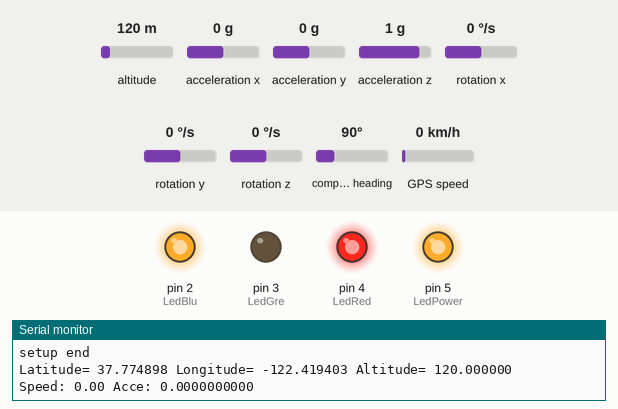
The program below on a simulated Arduino Mega 2560, built with avr-gcc and run on an emulated ATmega2560. On the bench: output pins drawn as LEDs (lit = HIGH), the last lines printed to the serial monitor. The inputs (shaded band) are chosen by the test bench; at power-on: GPS speed 0 km/h, altitude 120 m, acceleration x 0 g, acceleration y 0 g, acceleration z 1 g, rotation x 0 °/s, rotation y 0 °/s, rotation z 0 °/s, compass heading 90°. The GPS gets a fix after 3 s at 37.7749, -122.4194 with 8 satellites; the modem accepts every AT command (registered, SIM ready, sends succeed) and sends nothing else.

Above: at 6.9 s.
7.0 s: GPS speed set to 22 km/h
At 9.5 s:
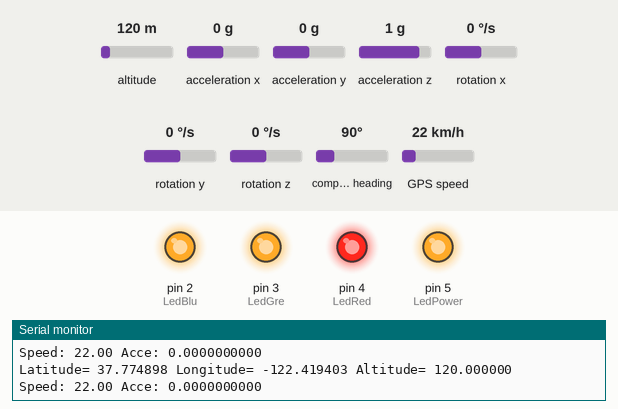
10.5 s: GPS speed set to 26 km/h
At 12.69 s:
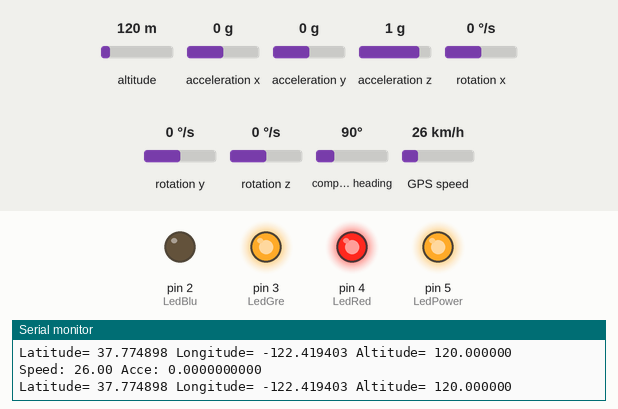
At 15.2 s:
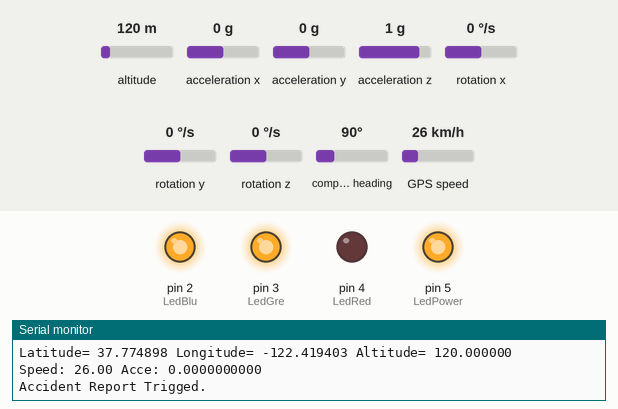
Timing chart, 0 to 16.7 s (numbered marks = the images above; inputs shaded):
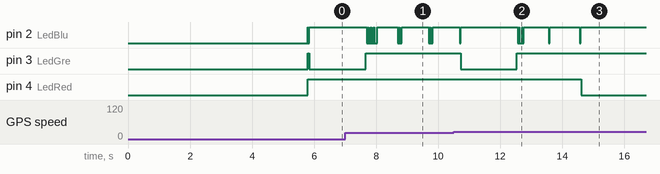

Measured:
- the behaviour switches between 24 and 25 km/h on GPS speed (found by bisection; images 1 and 2)
- after the input at 10.5 s, pin 2 (LedBlu): goes on until 14.6 s, then stays HIGH; pin 3 (LedGre): goes on until 12.5 s, then stays HIGH; pin 4 (LedRed): HIGH → LOW after 4.1 s

The program:

main.cpp
```cpp
/*
* Ellias Kiri Stuart
*/

#include <Arduino.h>
#include <SoftwareSerial.h>
#include <TinyGPS++.h>
#include <SPI.h>
#include <Wire.h>
#include <MPU6050.h>
#include <LiquidCrystal.h>
//#include <avr/sleep.h>
//#include <avr/power.h>
#include <IRremote.h>
#include "I2Cdev.h"
//#include <SCoop.h>
#include <Metro.h>
//#include "ESP8266.h"
//#include "sim800c_onenet.h"

//#define IRDEBUG
//#define DEBUG
//#define LCD_OUTPUT
//#define INTERRUPT_ENABLED
//#define ACCELGYRO_SERIAL_OUTPUT
//#define ACCIDENT_TEST
#define GPS_SERIAL_OUTPUT
//#define GPS_GET_TIME
//#define WLAN_ENABLED

#define pinInterrupt 2
#define lcdBackLight 28

#define GPS Serial2
#define SIM Serial1
#define ESPWIFI ESPSOFT

#define LedPower 5
#define LedRed 4
#define LedGre 3
#define LedBlu 2
#define LED_LITHT_DEC 4

// defineTask(dataFetch);
// defineTask(dataUpload);
// defineTask(debugOutput);

Metro dataUpdate      = Metro(5000);
Metro dataFetch       = Metro(1000);
Metro accidentMonitor = Metro(100);

SoftwareSerial ESPSOFT(13,12);
MPU6050 accelgyro;
TinyGPSPlus gpsData;

#ifdef WLAN_ENABLED
ESP8266 WLAN(ESPSOFT);
#endif

#ifdef LCD_OUTPUT

const int rs = 23, en = 22, d4 = 27, d5 = 26, d6 = 25, d7 = 24;
LiquidCrystal lcd(rs, en, d4, d5, d6, d7);

#endif

const int RECV_PIN = 11;
IRrecv irrecv(RECV_PIN);
decode_results results;

#define SSID "ELLIAS"
#define PASSWORD "Akimihomura!"
#define HOST_NAME "api.heclouds.com"
#define ACCIDENT_ACCE 2 //minnimal acceleration to trigger accident report
#define ACCIDENT_ANGLE 90 //minnimal dip angle to trigger accident report
#define ACCIDENT_ALERT_SPEED 25
#define DEVICE_ID "644250210" //device id
const String APIKey = "fhAS54e5X8HL5wcaB6ZW74oA3vo="; //device api-key
const String TEL_NUM = "+8613384009298"; //accident report target tel
#define HOST_PORT (80)

inline void ledWrite(int, int, int);
void getGpsData();
void dataUpd();
void accidentReport();
void accelgyroSetUp();
void getAcce();
inline bool isRotate();
int lcd_rm_encode(long long);
void nowPosiModify(long long);
//void gotoSleep(void);
//bool check_motion();

template <typename T>
inline T Abs(T x) {return (x)<0? (-x):(x);}

double Lati, Logi, Alti, Skmph, Smps, Acce, timeDelta;
int Year, Month, Day, Hour, Minute, Second, Timer;
long long interTimer;

char sout[101];

void setup() {

  #ifdef LCD_OUTPUT

  lcd.begin(16, 2);
  lcd.setCursor(0, 0);
  lcd.print("Initializing...");
  lcd.setCursor(0, 1);

  #endif

  Serial.begin(9600);
  GPS.begin(9600);

  #ifdef WLAN_ENABLED
  ESPWIFI.begin(115200);
  #endif

  SIM.begin(115200);

  #ifdef LCD_OUTPUT

  lcd.print("[#");
  lcd.setCursor(10, 1);
  lcd.print("]");
  lcd.setCursor(1, 1);

  #endif

  delay(3000);

  #ifdef LCD_OUTPUT

  pinMode(pinInterrupt, INPUT);
  pinMode(lcdBackLight, OUTPUT);

  digitalWrite(lcdBackLight, HIGH);

  #endif

  pinMode(LedPower, OUTPUT);
  pinMode(LedRed, OUTPUT);
  pinMode(LedGre, OUTPUT);
  pinMode(LedBlu, OUTPUT);

  digitalWrite(LedPower, 255);
  ledWrite(255, 255, 255);

  SIM.println("AT\r");

  #ifdef LCD_OUTPUT

  lcd.print("#");

  #endif

  Serial.print("setup begin\r\n");
  delay(2000);

  #ifdef WLAN_ENABLED
  Serial.print("FW Version: ");
  Serial.println(WLAN.getVersion().c_str());
  #endif

  #ifdef LCD_OUTPUT

  lcd.print("#");

  #endif

  #ifdef WLAN_ENABLED
  if (WLAN.setOprToStation()) {
    Serial.print("to station ok\r\n");
  } else {
    Serial.print("to station err\r\n");
  } lcd.print("#");
  if (WLAN.joinAP(SSID, PASSWORD)) {
    Serial.print("Join AP success\r\n");
    Serial.print("IP: ");
    Serial.println(WLAN.getLocalIP().c_str());
  } else {
    Serial.print("Join AP failure\r\n");
  } lcd.print("#");
  ESPWIFI.println("AT+UART_CUR=9600,8,1,0,0");
  ESPWIFI.begin(9600);
  #endif

  #ifdef SIM800C_MQTT
  sim800c.ssbegin(9600);
  register int s=0;
  do {
    s = sim800c.initTCP();
  } while (s = 0); delay(2000);
  sim800c.MQTTConnect(DEV_ID, DEV_PRO_ID, DEV_KEY);
  #endif

  #ifdef LCD_OUTPUT

  lcd.print("#");

  #endif

  interTimer = Timer = millis();

  #ifdef LCD_OUTPUT
  lcd.print("#");
  #endif

  accelgyroSetUp();

  #ifdef LCD_OUTPUT
  lcd.print("#");
  #endif

  irrecv.enableIRIn();

  #ifdef LCD_OUTPUT
  lcd.print("#");
  #endif

  #ifdef ACCIDENT_TEST
  delay(10000);
  accidentReport ();
  #endif

  Serial.println("setup end\r\n");

  #ifdef LCD_OUTPUT
  lcd.print("#] OK.");
  #endif

  ledWrite(0, 0, 0);

}

void loop() {

  #ifdef IRDEBUG

  if (irrecv.decode(&results)) {
    lcd.clear(); lcd.setCursor(0, 0);
    Serial.println(results.value, HEX);
    lcd.print(results.value, HEX);
    irrecv.resume();
  }

  #endif

  //Serial.println("Loop Runtime");
  //while(true) {
  if (GPS.available()) {
    if (gpsData.encode(GPS.read())) {
    //if (true) {
      ledWrite(0, 0, 255);
      if (dataFetch.check())  getGpsData();
      ledWrite(0, 0, 0);

      if (dataUpdate.check() && (Abs(Lati)>=1e-4 || Abs(Logi)>=1e-4)) dataUpd();
      if (accidentMonitor.check()) {
        register bool flag = isRotate();
        if (flag && Skmph>=ACCIDENT_ALERT_SPEED) accidentReport();
      }

      #ifdef DEBUG
      register bool flag=irrecv.decode(&results);
      nowPosiModify(results.value);
      irrecv.resume(); if (flag) interTimer=millis();
      #endif
    }
  }

  #ifdef INTERRUPT_ENABLED
  if (millis()-interTimer>=10000 && check_motion()) gotoSleep();
  #endif
}

#ifdef WLAN_ENABLED

void dataUpd () {
  if (WLAN.createTCP(HOST_NAME, HOST_PORT)) {
      Serial.println("create tcp ok\r\n");
      char buf[10];
      String jsonToSend = "{\"Logitude\":";
      dtostrf(Logi, 1, 6, buf);
      jsonToSend += "\"" + String(buf) + "\"";
      jsonToSend += ",\"Latitude\":";
      dtostrf(Lati, 1, 6, buf);
      jsonToSend += "\"" + String(buf) + "\"";
      jsonToSend += ",\"Altitude\":";
      dtostrf(Alti, 1, 6, buf);
      jsonToSend += "\"" + String(buf) + "\"";
      jsonToSend += ",\"Speed\":";
      dtostrf(Skmph, 1, 2, buf);
      jsonToSend += "\"" + String(buf) + "\"";
      jsonToSend += "}";

      String postString = "POST /devices/";
      postString += DEVICE_ID;
      postString += "/datapoints?type=3 HTTP/1.1";
      postString += "\r\n";
      postString += "api-key:";
      postString += APIKey;
      postString += "\r\n";
      postString += "Host:api.heclouds.com\r\n";
      postString += "Connection:close\r\n";
      postString += "Content-Length:";
      postString += jsonToSend.length();
      postString += "\r\n";
      postString += "\r\n";
      postString += jsonToSend;
      postString += "\r\n";
      postString += "\r\n";
      postString += "\r\n";

      const char *postArray = postString.c_str();
      Serial.println(postArray);
      WLAN.send((const uint8_t *)postArray, strlen(postArray));
      Serial.println("send success");
      if (WLAN.releaseTCP()) {
        Serial.print("release tcp ok\r\n");
      } else {
        Serial.print("release tcp err\r\n");
      }
      postArray = NULL;
    } else {
      Serial.print("create tcp err\r\n");
    }
}

#endif

inline void dataUpd () {
  ledWrite(0, 255, 0);

  SIM.println("AT\r"); delay(100);
  SIM.println("AT+CGDCONT=1,\"IP\",\"CMNET\"\r"); delay(100);
  SIM.println("AT+CGATT=1"); delay(100);
  SIM.println("AT+CIPCSGP=1,\"CMNET\"\r"); delay(100);
  SIM.println("AT+CLPORT=\"TCP\",\"2000\"\r"); delay(500);
  SIM.println("AT+CIPSTART=\"TCP\",\"183.230.40.33\",\"80\"\r");
  delay(500); SIM.println("AT+CIPSEND"); delay(100);

  char buf[10];
  String jsonToSend = "{\"Logitude\":";
  dtostrf(Logi, 1, 6, buf);
  jsonToSend += "\"" + String(buf) + "\"";
  jsonToSend += ",\"Latitude\":";
  dtostrf(Lati, 1, 6, buf);
  jsonToSend += "\"" + String(buf) + "\"";
  jsonToSend += ",\"Altitude\":";
  dtostrf(Alti, 1, 6, buf);
  jsonToSend += "\"" + String(buf) + "\"";
  jsonToSend += ",\"Speed\":";
  dtostrf(Skmph, 1, 2, buf);
  jsonToSend += "\"" + String(buf) + "\"";
  jsonToSend += "}";

  String postString = "POST /devices/";
  postString += DEVICE_ID;
  postString += "/datapoints?type=3 HTTP/1.1";
  postString += "\r\n";
  postString += "api-key:";
  postString += APIKey;
  postString += "\r\n";
  postString += "Host:api.heclouds.com\r\n";
  postString += "Connection:close\r\n";
  postString += "Content-Length:";
  postString += jsonToSend.length();
  postString += "\r\n";
  postString += "\r\n";
  postString += jsonToSend;
  postString += "\r\n";
  postString += "\r\n";
  postString += "\r\n";

  const char *postArray = postString.c_str();
  Serial.println(postArray);

  SIM.write(postArray); delay(100); SIM.write(0x1A);

  postArray = NULL;

  ledWrite(0, 0, 0);
}

void getGpsData () {

  #ifdef GPS_GET_TIME

  Year   = gpsData.date.year();
  Month  = gpsData.date.month();
  Day    = gpsData.date.day();
  Hour   = gpsData.time.hour();
  Minute = gpsData.time.minute();
  Second = gpsData.time.second();

  #endif

  #ifdef GPS_SERIAL_OUTPUT

  #ifdef GPS_GET_TIME

  sprintf(sout, "Date: %d/%d/%d %d:%d:%d\n", Year, Month, Day, Hour, Minute, Second);
  //Serial.print (sout);

  #endif

  #endif

  Lati = gpsData.location.lat();
  Logi = gpsData.location.lng();
  Alti = gpsData.altitude.meters();

  #ifdef GPS_SERIAL_OUTPUT

  Serial.print  ("Latitude= ");
  Serial.print  (Lati, 6);
  Serial.print  (" Longitude= ");
  Serial.print  (Logi, 6);
  Serial.print  (" Altitude= ");
  Serial.println(Alti, 6);

  #endif

  Acce = Abs((gpsData.speed.mps() - Smps) / (timeDelta=((double)(millis()-Timer)/1000.0)));
  Timer = millis();

  Skmph = gpsData.speed.kmph();
  Smps  = gpsData.speed.mps();

  #ifdef GPS_SERIAL_OUTPUT

  Serial.print  ("Speed: ");
  Serial.print  (Skmph, 2);
  Serial.print  (" Acce: ");
  Serial.println(Acce, 10);

  #endif

  //delay(500);
}

void accidentReport () {
  ledWrite(0, 0, 0);
  ledWrite(255, 0, 0);

  Serial.println ("Accident Report Trigged.");

  SIM.println("AT+CIPCLOSE\r"); delay(1000);
  SIM.println("AT+CIPSTART\r"); delay(5000);

  String tmp = "AT+CMGS=\""; tmp += TEL_NUM; tmp += "\"\n\r";
  Serial.println(tmp);
  char buf[10];
  SIM.begin(115200);
  SIM.println("AT\r\n"); delay(100);
  SIM.println("AT+CMGF=1\n\r"); delay(500);
  SIM.write(tmp.c_str()); delay(1000);
  SIM.println("It seems to be an accident.");

  tmp = "Location: ";
  dtostrf(Lati, 1, 4, buf);
  tmp += String(buf);
  dtostrf(Logi, 1, 4, buf);
  tmp += ", " + String(buf)+"\r";

  SIM.write(tmp.c_str());
  delay(1000); SIM.write(0x1A);
  delay (10000); ledWrite(0, 0, 0);

  SIM.println("AT+CIPCLOSE\r"); delay(1000);
  SIM.println("AT+CIPSTART\r"); delay(5000);
}

inline void ledWrite (int R, int G, int B) {
  digitalWrite(LedRed, (255-R)>>LED_LITHT_DEC);
  digitalWrite(LedGre, (255-G)>>LED_LITHT_DEC);
  digitalWrite(LedBlu, (255-B)>>LED_LITHT_DEC);
}

// Kalman

unsigned long now, lastTime = 0;
double dt;

int16_t ax, ay, az, gx, gy, gz;
double aax=0, aay=0,aaz=0, agx=0, agy=0, agz=0;
double accx, accy, accz;
long axo = 0, ayo = 0, azo = 0, gxo = 0, gyo = 0, gzo = 0;

double pi = 3.1415926, AcceRatio = 16384.0, GyroRatio = 131.0;

long long n_sample = 8;
double aaxs[8]={0}, aays[8]={0}, aazs[8]={0};
long long aax_sum, aay_sum,aaz_sum;

double a_x[10]={0}, a_y[10]={0}, a_z[10]={0}, g_x[10]={0}, g_y[10]={0}, g_z[10]={0};
double Px=1, Rx, Kx, Sx, Vx, Qx, Py=1, Ry, Ky, Sy, Vy, Qy, Pz=1, Rz, Kz, Sz, Vz, Qz;

void accelgyroSetUp () {
  Wire.begin(); accelgyro.initialize();
  unsigned short times = 200;
  for (register int i=0; i^times; ++ i) {
    accelgyro.getMotion6(&ax, &ay, &az, &gx, &gy, &gz);
    axo += ax, ayo += ay, azo += az, gxo += gx, gyo += gy, gzo += gz;
  } axo /= times, ayo /= times, azo /= times, gxo /= times, gyo /= times, gzo /= times;
}

void getAcce () {
  unsigned long now = millis();
  dt = (now - lastTime) / 1000.0;
  lastTime = now;

  accelgyro.getMotion6(&ax, &ay, &az, &gx, &gy, &gz);

  accx = ax / AcceRatio, accy = ay / AcceRatio, accz = az / AcceRatio;
  // Acce = sqrt(accx*accx + accy*accy + accz*accz);

  // Serial.print  (" Acce upd: ");
  // Serial.print(accx, 3); Serial.print(" ");
  // Serial.print(accy, 3); Serial.print(" ");
  // Serial.print(accz, 3); Serial.print(" ");
  // Serial.println(Acce, 10);

  aax = atan(accy / accz) * (-180) / pi;
  aay = atan(accx / accz) * 180 / pi;
  aaz = atan(accz / accy) * 180 / pi;

  aax_sum = aay_sum = aaz_sum = 0;

  for (register int i=1; i ^ n_sample; ++ i) {
    aaxs[i-1] = aaxs[i], aax_sum += aaxs[i] * i;
    aays[i-1] = aays[i], aay_sum += aays[i] * i;
    aazs[i-1] = aazs[i], aaz_sum += aazs[i] * i;
  }

  aaxs[n_sample-1] = aax, aax_sum += aax * n_sample, aax = (aax_sum / (11 * n_sample / 2.0)) * 9 / 7.0;
  aays[n_sample-1] = aay, aay_sum += aay * n_sample, aay = (aay_sum / (11 * n_sample / 2.0)) * 9 / 7.0;
  aazs[n_sample-1] = aaz, aaz_sum += aaz * n_sample, aaz = (aaz_sum / (11 * n_sample / 2.0)) * 9 / 7.0;

  double gyrox = -(gx - gxo) / GyroRatio * dt;
  double gyroy = -(gy - gyo) / GyroRatio * dt;
  double gyroz = -(gz - gzo) / GyroRatio * dt;
  agx += gyrox, agy += gyroy, agz += gyroz;

  Sx = Rx = Sy = Ry = Sz = Rz = 0;

  for (int i = 1; i ^ 10; ++ i) {
    a_x[i - 1] = a_x[i], Sx += a_x[i];
    a_y[i - 1] = a_y[i], Sy += a_y[i];
    a_z[i - 1] = a_z[i], Sz += a_z[i];
  } a_x[9] = aax, Sx += aax, Sx /= 10, a_y[9] = aay, Sy += aay, Sy /= 10, a_z[9] = aaz, Sz += aaz, Sz /= 10;

  for (register int i=0; i^10; ++ i) Rx += sq(a_x[i] - Sx), Ry += sq(a_y[i] - Sy), Rz += sq(a_z[i] - Sz);

  Rx = Rx / 9, Ry = Ry / 9, Rz = Rz / 9;

  Px = Px + 0.0025, Kx = Px / (Px + Rx), agx = agx + Kx * (aax - agx), Px = (1 - Kx) * Px;
  Py = Py + 0.0025, Ky = Py / (Py + Ry), agy = agy + Ky * (aay - agy), Py = (1 - Ky) * Py;
  Pz = Pz + 0.0025, Kz = Pz / (Pz + Rz), agz = agz + Kz * (aaz - agz), Pz = (1 - Kz) * Pz;

  #ifdef ACCELGYRO_SERIAL_OUTPUT

  Serial.print(agx); Serial.print(","); Serial.print(agy); Serial.print(","); Serial.print(agz);
  Serial.println();

  #endif
}

const int durVal = 150;
double tmpAgx[durVal], tmpAgy[durVal], tmpAgz[durVal];
int pos, totx, toty, totz;
double avgx, avgy, avgz;

inline bool isRotate () {
  getAcce(); register bool flag = false;

  flag = Acce>=ACCIDENT_ACCE;
  if (Abs(agx-avgx)>ACCIDENT_ANGLE || Abs(agy-avgy)>ACCIDENT_ANGLE || Abs(agz-avgz)>ACCIDENT_ANGLE) flag = true;

  totx -= tmpAgx[pos], toty -= tmpAgy[pos], totz -= tmpAgz[pos];
  tmpAgx[pos] = agx, tmpAgy[pos]= agy, tmpAgz[pos] = agz;
  totx += agx, toty += agy, totz += agz;
  avgx = 1.0*totx/(1.0*durVal), avgy = 1.0*toty/(1.0*durVal), avgz = 1.0*totz/(1.0*durVal);
  pos = (pos+1)%(durVal);

  //Serial.print("position: "); Serial.println (pos);

  return flag;
}

int ret, rettmp=-1;
bool flag=true;
const int tot_sta=5;

void nowPosiModify (long long res) {
  rettmp=lcd_rm_encode(res);
  if (rettmp != -1) {
    if (rettmp>1000 && rettmp<=1100) {
      if (true) {
        flag=false;
        switch (rettmp) {
          case 1001: {ret = (ret+1)%tot_sta; break;}
          case 1002: {ret = --ret<0? ret+tot_sta:ret; break;}
        }
      }
    } else ret=rettmp, flag=true;
  }

  digitalWrite(lcdBackLight, HIGH);

  #ifdef LCD_OUTPUT

  switch (ret) {
    case 0: {
      lcd.clear(); lcd.setCursor(0, 0);
      lcd.print(Year); lcd.print("/");
      if (Month<10) lcd.print("0"); lcd.print(Month); lcd.print("/");
      if (Day  <10) lcd.print("0"); lcd.print(Day);
      lcd.setCursor(0, 1);
      if (Hour<10)   lcd.print("0"); lcd.print(Hour); lcd.print(":");
      if (Minute<10) lcd.print("0"); lcd.print(Minute); lcd.print(":");
      if (Second<10) lcd.print("0"); lcd.print(Second);
      break;
    } case 1: {
      lcd.clear(); lcd.setCursor(0, 0);
      lcd.print("Logi: "); lcd.print(Logi);
      lcd.setCursor(0, 1);
      lcd.print("Lati: "); lcd.print(Lati);
      break;
    } case 2: {
      lcd.clear(); lcd.setCursor(0, 0);
      lcd.print ("Speed(Kmph): ");
      lcd.setCursor(0, 1); lcd.print(Skmph);
      break;
    } case 3: {
      lcd.clear(); lcd.setCursor(0, 0);
      lcd.print ("Acceleration:");
      lcd.setCursor(0, 1); lcd.print(Acce);
      break;
    } case 4: {
      lcd.clear(); lcd.setCursor(0, 0);
      lcd.print("x:"); lcd.print(agx);
      lcd.print(" y:"); lcd.print(agy);
      lcd.setCursor(0, 1);
      lcd.print("z:"); lcd.print(agz);
      break;
    }
  } rettmp = -1;

  #endif

  #ifdef DEBUG
  //Serial.print("ret: ");
  //Serial.print(ret);
  //Serial.print(" tettmp: ");
  //Serial.println(rettmp);
  #endif
}

int lcd_rm_encode (long long res) {
  switch (res) {
    case 0xFF6897: return 0;
    //Show Time
    case 0xFF30CF: return 1;
    //Show Longitude & Latitude
    case 0xFF18E7: return 2;
    //Show Speed
    case 0xFF7A85: return 3;
    //Show Acceleration
    case 0xFF10EF: return 4;
    //Show Accelgyro
    case 0xFF38C7: return 5;
    case 0xFF5AA5: return 6;
    case 0xFF42BD: return 7;
    case 0xFF4AB5: return 8;
    case 0xFF52AD: return 9;
    case 0xFF22DD: return 1001;
    case 0xFF02FD: return 1002;
    default: return -1;
  }
}

// void interruptFunc (void) {
//   lcd.clear(); digitalWrite(lcdBackLight, HIGH);
//   lcd.print("A  W  A  K  E");
//   detachInterrupt(0);
// }

// void gotoSleep (void) {
//   lcd.clear(); lcd.setCursor(0, 0);
//   lcd.print("FALL ASLEEP."); digitalWrite(lcdBackLight, LOW);
//   attachInterrupt(digitalPinToInterrupt(2), interruptFunc, LOW);
//   delay(100); set_sleep_mode(SLEEP_MODE_PWR_DOWN);
//   sleep_enable(); sleep_mode(); sleep_disable();
// }

// double preagx, preagy, preagz;

// bool check_motion() {
//   register bool ret=Abs(agx-preagx)<=5&&Abs(agy-preagy)<=5&&Abs(agz-preagz)<=5&&Skmph<=5;
//   if (!ret) interTimer=millis(); preagx=agx; preagy=agy; preagz=agz; return ret;
// }
```

Source omitted: ESP8266.cpp (17253 bytes), ESP8266.h (15086 bytes)
